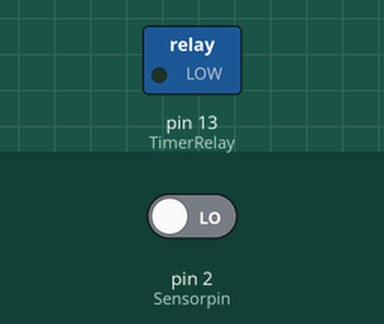
A sketch run on a simulated Arduino Uno, built with avr-gcc and run on an emulated ATmega328P. On the bench: switched loads named in the sketch (green lamp = pin HIGH). The test bench sets the inputs (shaded band); at power-on: pin 2 (Sensorpin) LOW.

Above: at 1.2 s.
1.3 s: pin 2 (Sensorpin) driven HIGH
At 2.3 s:
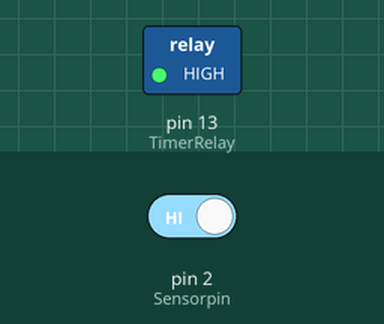
2.8 s: pin 2 (Sensorpin) driven LOW
At 3.4 s:
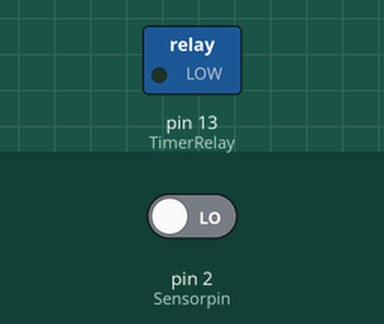
Timing chart, 0 to 5.8 s (numbered marks = the images above; inputs shaded):
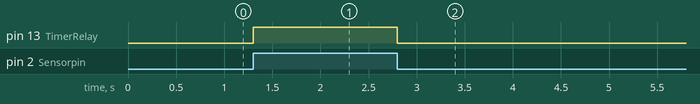

Measured:
- after the input at 1.3 s, pin 13 (TimerRelay): LOW → HIGH at once
- after the input at 2.8 s, pin 13 (TimerRelay): HIGH → LOW at once

The sketch:

Touchless_Hand_wash__Timer.ino
```cpp
const int Sensorpin = 2;     // the number of the pushbutton pin
const int TimerRelay =  13;      // the number of the LED pin

// variables will change:
int buttonState = 0;         // variable for reading the pushbutton status

void setup() {
  // initialize the LED pin as an output:
  pinMode(TimerRelay, OUTPUT);
  // initialize the pushbutton pin as an input:
  pinMode(Sensorpin, INPUT);
}

void loop() {
  // read the state of the pushbutton value:
  buttonState = digitalRead(Sensorpin);

  // check if the pushbutton is pressed. If it is, the buttonState is HIGH:
  if (buttonState == HIGH) {
    // turn LED on:
    digitalWrite(TimerRelay, HIGH);
  } else {
    // turn LED off:
    digitalWrite(TimerRelay, LOW);
  }
}
```
